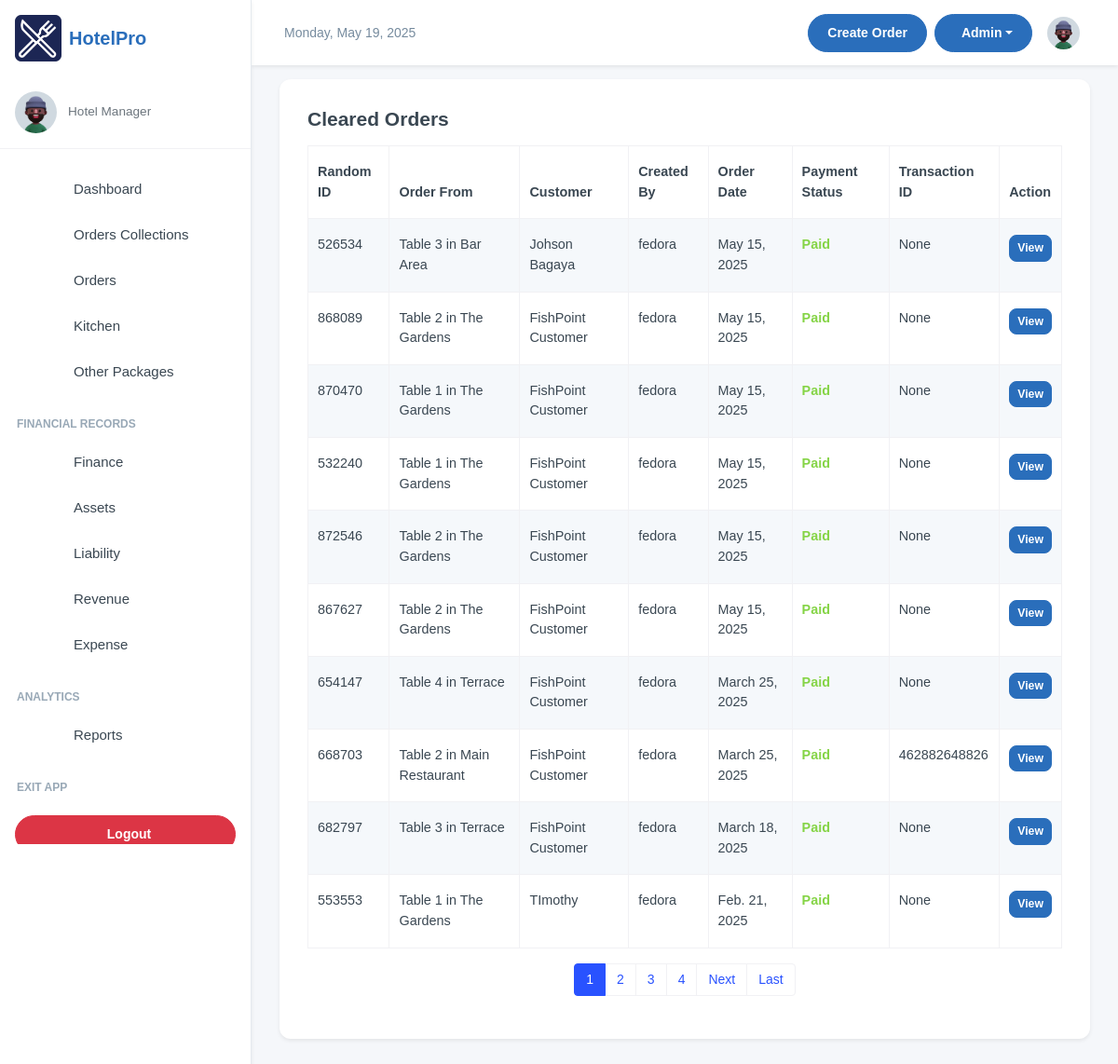
The app's page /manager/cleared_transactions/ (signed in), older data.
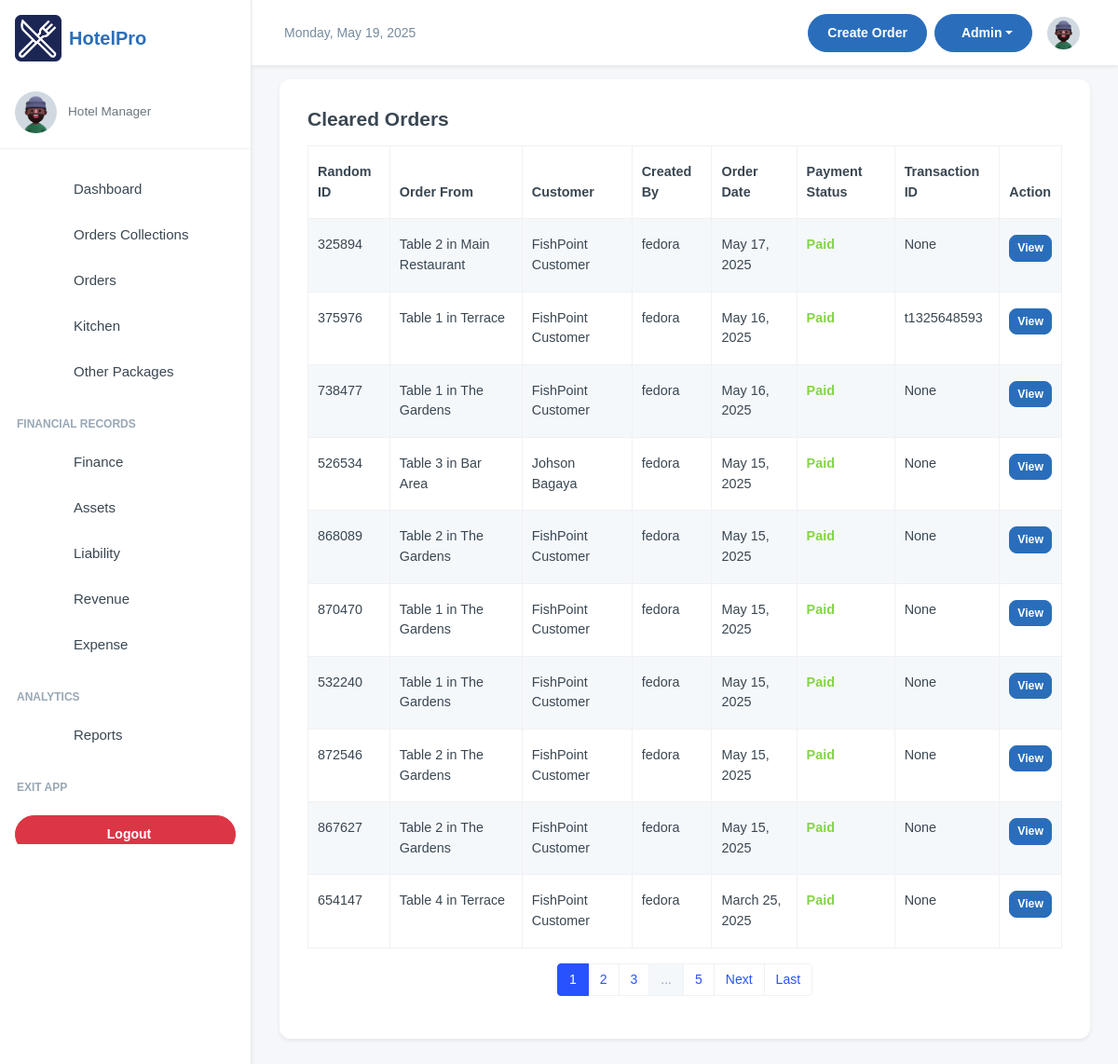
The same page, newer data.
### inventory/models.py (models this page shows, shortened)
class OrderTransaction(models.Model):
    pay_mode = (
        ("NO PAYMENT", "NO PAYMENT"),
        ("CASH", "CASH"),
        ("MOMO PAY", "MOMO PAY"),
        ("AIRTEL PAY", "AIRTEL PAY"),
        ("BANK CARD", "BANK CARD"),
    )
    random_id = models.CharField(max_length=6, unique=True, editable=False, default=generate_random_id)
    customer_name = models.CharField(max_length=255, blank=True, null=True, default="FishPoint Customer")
    dining_area = models.ForeignKey(DiningArea, on_delete=models.SET_NULL, null=True, blank=True)
    table = models.ForeignKey(Table, on_delete=models.SET_NULL, null=True, blank=True )
    special_notes = models.TextField(default="Null")
    created = models.DateField(auto_now_add=True, blank=True, null=True)
    payment_mode = models.CharField(default="NO PAYMENT", max_length=50, choices=pay_mode)
    transaction_id = models.CharField(blank=True, null=True, max_length=100)
    created_by = models.ForeignKey(User, on_delete=models.SET_NULL, null=True, blank=True)
    updated = models.DateField(auto_now=True, blank=True, null=True)
    class Meta:
        ordering = ['-created']

class Table(models.Model):
    table_number = models.IntegerField()
    dining_area = models.ForeignKey(DiningArea, on_delete=models.CASCADE, related_name='tables')
    capacity = models.IntegerField()  # Number of seats at the table
    is_available = models.BooleanField(default=True)
    def __str__(self):
        return f"Table {self.table_number} in {self.dining_area.name}"

class DiningArea(models.Model):
    name = models.CharField(max_length=255)
    description = models.TextField(blank=True, null=True)

### inventory/views.py (the view)
# urls.py: path('cleared_transactions/', views.clearedTransactions, name='cleared_transactions'),
@login_required(login_url="/user/login/")
def clearedTransactions(request):
    orders_list = OrderTransaction.objects.filter(payment_mode__in=["CASH", "MOMO PAY", "AIRTEL PAY"]).order_by('-id')
    paginator = Paginator(orders_list, 10)
    page_number = request.GET.get('page')
    orders_list = paginator.get_page(page_number)
    return render(request, "cleared_order_transactions.html", {"orders_list":orders_list})

### inventory/templates/cleared_order_transactions.html (shortened to what this page needs)
{% extends 'base.html' %}
{% block content %}
<div class="card">
    <div class="card-body">
        <div class="row">
            <h4 class="fw-semibold mb-2"> Cleared Orders</h4>
            <div class="container mt-2">
                <table class="table table-striped table-bordered">
                    <thead class="thead-dark">
                        <tr>
                            <th>Random ID</th>
                            <th>Order From</th>
                            <th>Customer</th>
                            <th>Created By</th>
                            <th>Order Date</th>
                            <th>Payment Status</th>
                            <th>Transaction ID</th>
                            <th>Action</th>
                        </tr>
                    </thead>
                    <tbody>
                        {% for order in orders_list %}
                                <tr>
                                    <td>{{ order.random_id }}</td>
                                    <td> {{ order.table }}</td>
                                    <td>{{ order.customer_name }}</td>
                                    <td>{{ order.created_by }}</td>
                                    <td>{{ order.created }}</td>
                                    <td class="text-success fw-semibold">Paid</td>
                                    <td>{{ order.transaction_id }}</td>
                                    <td>
                                        <a href="/manager/orders_transactions/{{ order.id }}" class="btn btn-primary btn-sm">
                                            View
                                        </a>
                                    </td>
                                </tr>
                        {% endfor %}
                    </tbody>
                </table>
                <nav aria-label="Page navigation">
                    <ul class="pagination justify-content-center">
                        {% for page_num in orders_list.paginator.page_range %}
                        {% if page_num >= orders_list.number|add:-2 and page_num <= orders_list.number|add:2 %} <li
                            class="page-item {% if page_num == orders_list.number %}active{% endif %}">
                            <a class="page-link" href="?page={{ page_num }}">{{ page_num }}</a>
                            </li>
                            {% elif page_num == 1 or page_num == orders_list.paginator.num_pages %}
                            <li class="page-item">
                                <a class="page-link" href="?page={{ page_num }}">{{ page_num }}</a>
                            </li>
                            {% elif page_num == orders_list.number|add:-3 or page_num == orders_list.number|add:3 %}
                            <li class="page-item disabled"><span class="page-link">...</span></li>
                            {% endif %}
                            {% endfor %}
                            {% if orders_list.has_next %}
                            <li class="page-item">
                                <a class="page-link" href="?page={{ orders_list.next_page_number }}">Next</a>
                            </li>
                            <li class="page-item">
                                <a class="page-link" href="?page={{ orders_list.paginator.num_pages }}">Last</a>
                            </li>
                            {% endif %}
                    </ul>
                </nav>
            </div>
        </div>
    </div>
</div>
{% endblock content %}

Row changes from the older to the newer data that the page shows:
no longer on this page (row unchanged): OrderTransaction: random_id "668703", table "Table 2 in Main Restaurant", customer_name "FishPoint Customer", created_by "fedora", created "March 25, 2025", transaction_id "462882648826"
no longer on this page (row unchanged): OrderTransaction: random_id "682797", table "Table 3 in Terrace", customer_name "FishPoint Customer", created_by "fedora", created "March 18, 2025", transaction_id "None"
no longer on this page (row unchanged): OrderTransaction: random_id "553553", table "Table 1 in The Gardens", customer_name "TImothy", created_by "fedora", created "Feb. 21, 2025", transaction_id "None"
added OrderTransaction: random_id "325894", table "Table 2 in Main Restaurant", customer_name "FishPoint Customer", created_by "fedora", created "May 17, 2025", transaction_id "None"
added OrderTransaction: random_id "375976", table "Table 1 in Terrace", customer_name "FishPoint Customer", created_by "fedora", created "May 16, 2025", transaction_id "t1325648593"
now on this page (row edited): OrderTransaction: random_id "738477", table "Table 1 in The Gardens", customer_name "FishPoint Customer", created_by "fedora", created "May 16, 2025", transaction_id "None"
Text that changed along with them:
new list line: "5"
list line gone: "4"
